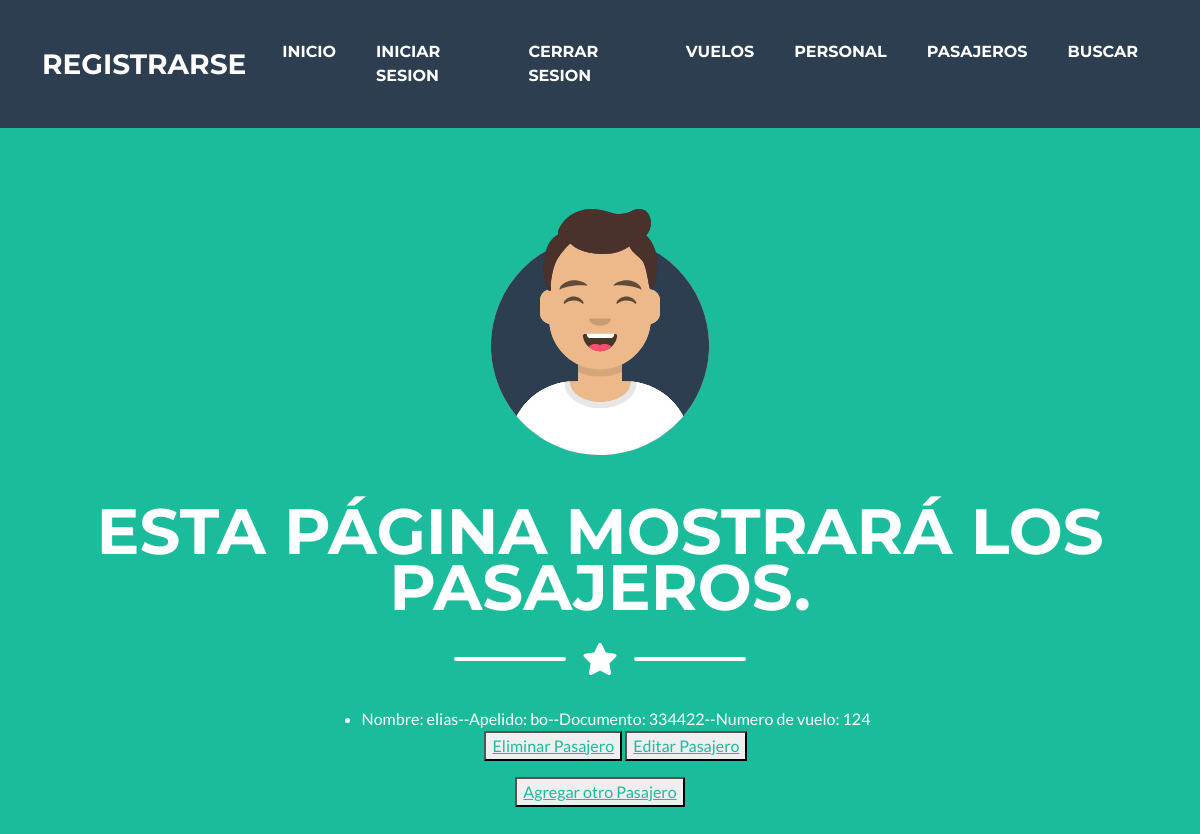
The page /app1/leerPasajeros/ (signed in) on the database its author committed.
### app1/models.py (models this page shows, shortened)
class Pasajero(models.Model):
    nombre = models.CharField(max_length=50)
    apellido = models.CharField(max_length=50)
    documento = models.IntegerField()
    id_vuelo = models.IntegerField()

### app1/views.py (the view)
# urls.py: path('leerPasajeros/',leerPasajero, name="Leer Pasajeros"),
@login_required
def leerPasajero(request):
    pasa = Pasajero.objects.all()
    contexto = {"pasa":pasa}
    return render(request,"app1/pasajero.html",contexto)

### app1/templates/app1/pasajero.html
{% extends "app1/padre.html" %}
{% block titulo %}
Esta página mostrará los Pasajeros.
{% endblock %}
{% block descripcion %}
<div>
    {% for pa in pasa %}
    <ul>
        <li>
            Nombre: {{pa.nombre}}--Apelido: {{pa.apellido}}--Documento: {{pa.documento}}--Numero de vuelo: {{pa.id_vuelo}}
        </li>
        <button>
            <a href="{% url 'EliminaPasajero' pa.id_vuelo %}"> Eliminar Pasajero</a>
        </button>
        <button>
            <a href="{% url 'EditarPasajero' pa.id_vuelo %}"> Editar Pasajero</a>
        </button>
    </ul>
    {% endfor %}
</div>
<button>
    <a href="{% url 'Crear Pasajeros' %}"> Agregar otro Pasajero</a>
</button>
{% endblock %}

### rows shown on the page
Pasajero: nombre "elias", apellido "bo", documento "334422", id_vuelo "124"
